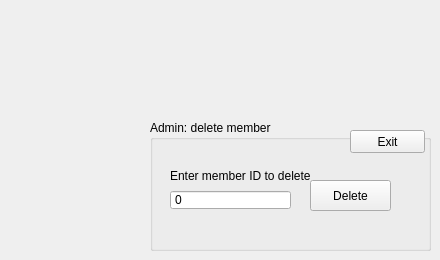
    <widget class="QWidget" name="RemoveMember">
     <widget class="QGroupBox" name="groupBox_19">
      <property name="geometry">
       <rect>
        <x>150</x>
        <y>120</y>
        <width>281</width>
        <height>131</height>
       </rect>
      </property>
      <property name="title">
       <string>Admin: delete member</string>
      </property>
      <widget class="QLabel" name="label_8">
       <property name="geometry">
        <rect>
         <x>20</x>
         <y>40</y>
         <width>181</width>
         <height>31</height>
        </rect>
       </property>
       <property name="text">
        <string>Enter member ID to delete</string>
       </property>
      </widget>
      <widget class="QPushButton" name="pushButton_Delete">
       <property name="geometry">
        <rect>
         <x>160</x>
         <y>60</y>
         <width>81</width>
         <height>31</height>
        </rect>
       </property>
       <property name="text">
        <string>Delete</string>
       </property>
      </widget>
      <widget class="QLabel" name="label_deleted">
       <property name="geometry">
        <rect>
         <x>10</x>
         <y>100</y>
         <width>191</width>
         <height>21</height>
        </rect>
       </property>
       <property name="text">
        <string/>
       </property>
      </widget>
      <widget class="QPushButton" name="pushButton_3">
       <property name="geometry">
        <rect>
         <x>200</x>
         <y>10</y>
         <width>75</width>
         <height>23</height>
        </rect>
       </property>
       <property name="text">
        <string>Exit</string>
       </property>
      </widget>
      <widget class="QSpinBox" name="deleteMember">
       <property name="geometry">
        <rect>
         <x>20</x>
         <y>70</y>
         <width>121</width>
         <height>20</height>
        </rect>
       </property>
       <property name="buttonSymbols">
        <enum>QAbstractSpinBox::NoButtons</enum>
       </property>
       <property name="maximum">
        <number>99999999</number>
       </property>
      </widget>
     </widget>
    </widget>
